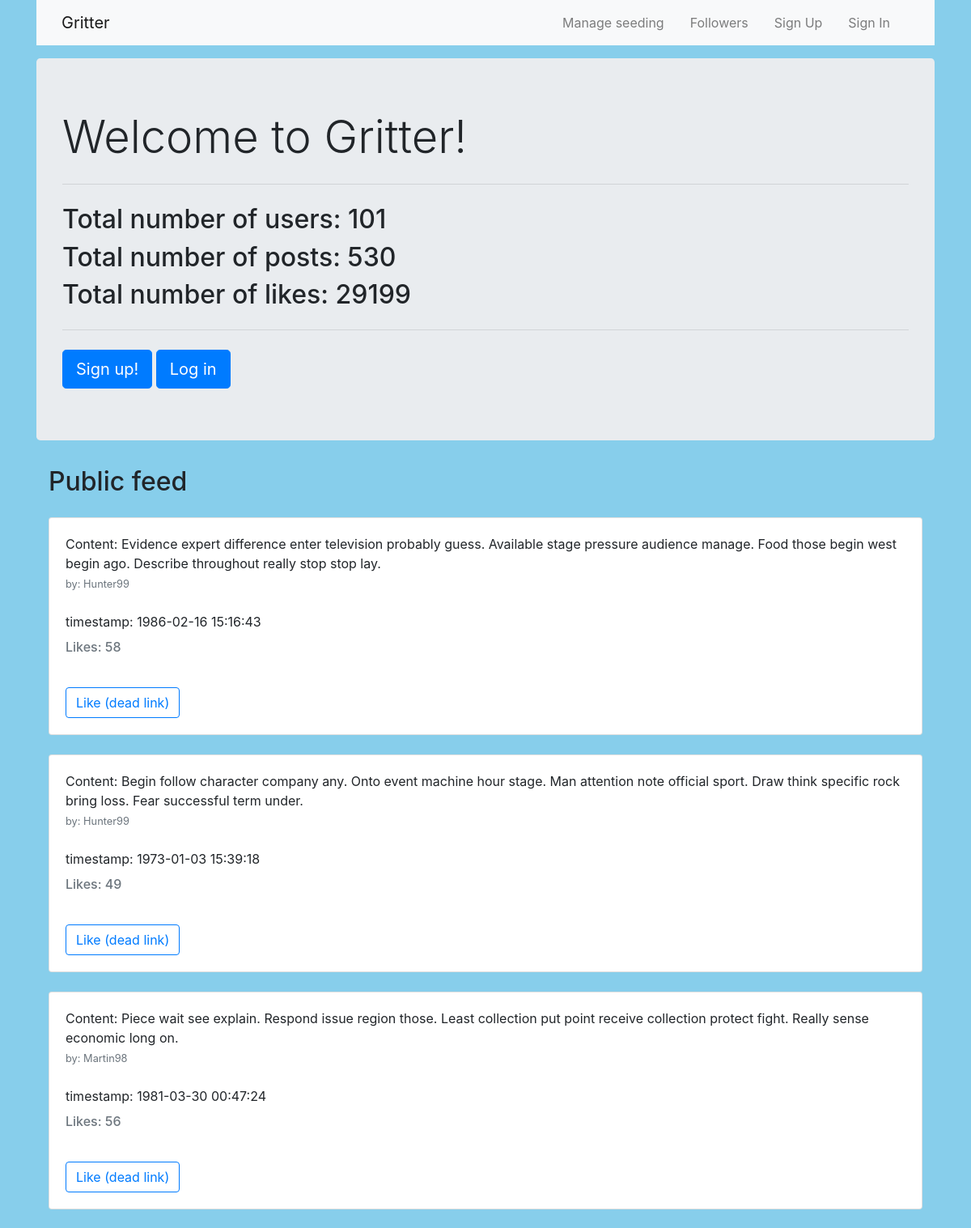
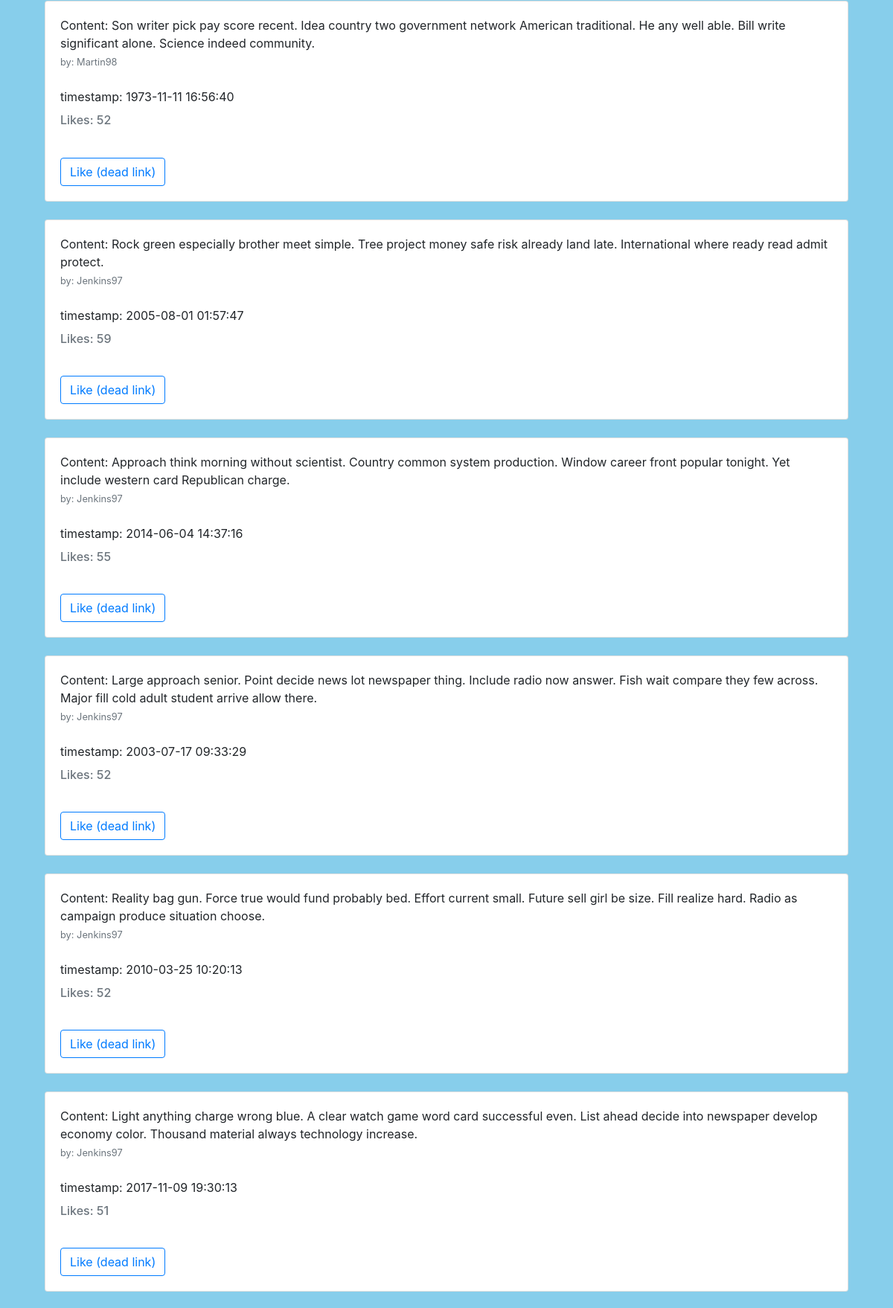
The page / (upper part) on the database its author committed (2 pictures, top to bottom).
### project/models.py (models this page shows, shortened)
class User(UserMixin, db.Model):
    id = db.Column(db.Integer, primary_key=True)
    username = db.Column(db.String(50), unique=True, nullable=False)
    password = db.Column(db.String(128), nullable=False)
    email = db.Column(db.String(100), unique=True, nullable=False)
    posts = db.relationship('Post', backref ='author', lazy='dynamic')
    followed = db.relationship(
        'User', secondary=followers,
        primaryjoin=(followers.c.follower_id == id),
        secondaryjoin=(followers.c.followed_id == id),
        backref=db.backref('followers', lazy='dynamic'), lazy='dynamic')

class Post(db.Model):
    id = db.Column(db.Integer, primary_key=True)
    content = db.Column(db.Text)
    like_count = db.Column(db.Integer, default=0)
    timestamp = db.Column(db.DateTime, index=True, default=datetime.utcnow)
    user_id = db.Column(db.Integer, db.ForeignKey('user.id'))

### project/routes.py (the view)
@app.route('/', methods= ['GET'])
def default():
    context = {}
    num_likes = len(Like.query.all())
    context['num_likes'] = num_likes
    num_posts = len(Post.query.all())
    context['num_posts'] = num_posts
    num_users = len(User.query.all())
    context['num_users'] = num_users
    all_posts = get_all_posts_with_like_counts()
    context['posts'] = all_posts
    return render_template('home.html', context=context)

### project/db_queries.py (called while the page is built)
def get_username_by_id(user_id):
    username = User.query.filter(User.id == user_id).first()
    return username

def get_all_posts_with_like_counts():
    result = []
    posts = Post.query.order_by(Post.id.desc()).all()
    for post in posts:
        post_dict = {}
        post_dict['post'] = post
        user = get_username_by_id(post.user_id)
        if user is None:
            post_dict['author'] = 'user not found'
        else:
            post_dict['author'] = user.username
        num_likes = len(Like.query.filter(Like.post_id == post.id).all())
        post_dict['num_likes'] = num_likes
        result.append(post_dict)
    return result

### project/templates/home.html
{% extends "layout.html" %}
{% block content %}
    <div class="container">
        <div class="jumbotron bg-lt">
            <h1 class="display-4">Welcome to Gritter!</h1>
            <hr class="my-4">
                 {% if context %}
                    <h2>Total number of users: {{ context.num_users }}</h2>
                    <h2>Total number of posts: {{ context.num_posts }}</h2>
                    <h2>Total number of likes: {{ context.num_likes }}</h2>
                {% endif %}
            <hr class="my-4">
            <a class="btn btn-primary btn-lg" href="{{ url_for('signup') }}" role="button">Sign up!</a>
            <a class="btn btn-primary btn-lg" href="{{ url_for('signin') }}" role="button">Log in</a>
        </div>
    <div class="container">
        <h2>Public feed</h2>
        {% for post_dict in context.posts %}
            <div class="card mt-4">
                <div class="card-body">
                    <p class="card-text">
                        Content: {{ post_dict.post.content }}
                        <br>
                        <small class="text-muted">by: {{ post_dict.author }}</small>
                        <br>
                        <br>
                        timestamp: {{ post_dict.post.timestamp }}
                        <br>
                        <h6 class="card-subtitle text-muted">Likes: {{ post_dict.num_likes }} </h6>
                    </p>
                    <br>
                    <a class="btn btn-outline-primary" href="#">Like (dead link)</a>
                </div>
            </div>
        {% endfor %}
    </div>
{% endblock content %}

### project/templates/layout.html (shortened to what this page needs)
<!DOCTYPE html>
<html>
	<head>
    {% block head %}
        <link rel="stylesheet" href="https://cdn.jsdelivr.net/npm/bootstrap@4.5.3/dist/css/bootstrap.min.css">
		<link rel="stylesheet" href="{{ url_for('static', filename='style.css') }}" />
    {% endblock %}
	</head>
	<body text="#2d7051">
        <div class="container">
            <nav class="navbar navbar-expand-md bg-light navbar-light fixed-left">
              <div class="container">
                {% if current_user.is_anonymous  %}
                    <a class="navbar-brand mr-4" href="{{ url_for('home') }}">Gritter</a>
                {% else %}
                    <a class="navbar-brand mr-4" href="{{ url_for('user_home') }}">Gritter</a>
                {% endif %}
                <div class="collapse navbar-collapse" id="navbarToggle">
                  <div class="navbar-nav ml-auto">
                    <a class="nav-item nav-link mr-3 ml-auto" href="{{ url_for('manage_seeding') }}">Manage seeding</a>
                    <a class="nav-item nav-link mr-3 ml-auto" href="{{ url_for('user', username=username) }}">Followers</a>
                    {% if current_user.is_anonymous  %}
                    <a class="nav-item nav-link mr-3 ml-auto" href="{{ url_for('signup') }}">Sign Up</a>
                    <a class="nav-item nav-link mr-3 ml-auto" href="{{ url_for('signin') }}">Sign In</a>
                    {% else %}
                    <a class="nav-item nav-link mr-3 ml-auto" href="{{ url_for('signout') }}">Sign Out</a>
                    {% endif %}
                  </div>
                </div>
              </div>
            </nav>
        </div>
        <div class="container pt-2">
            <div class="container pt-2">
        </div>
        </div>
        {% block content %}
        {% endblock %}
	</body>
</html>

### project/static/styles/style.css (style rules this page uses)
body { background-color: #87CEEB; }

### rows shown on the page
User: post.content "Evidence expert difference enter television probably guess. Available stage pressure audience manage. Food those begin west begin ago. Describe throughout really stop stop lay.", author "Hunter99", post.timestamp "1986-02-16 15:16:43", num_likes "58", post.content "Begin follow character company any. Onto event machine hour stage. Man attention note official sport. Draw think specific rock bring loss. Fear successful term under.", post.timestamp "1973-01-03 15:39:18", num_likes "49"
User: post.content "Piece wait see explain. Respond issue region those. Least collection put point receive collection protect fight. Really sense economic long on.", author "Martin98", post.timestamp "1981-03-30 00:47:24", num_likes "56", post.content "Son writer pick pay score recent. Idea country two government network American traditional. He any well able. Bill write significant alone. Science indeed community.", post.timestamp "1973-11-11 16:56:40", num_likes "52"
User: post.content "Rock green especially brother meet simple. Tree project money safe risk already land late. International where ready read admit protect.", author "Jenkins97", post.timestamp "2005-08-01 01:57:47", num_likes "59", post.content "Approach think morning without scientist. Country common system production. Window career front popular tonight. Yet include western card Republican charge.", post.timestamp "2014-06-04 14:37:16", num_likes "55", post.content "Large approach senior. Point decide news lot newspaper thing. Include radio now answer. Fish wait compare they few across. Major fill cold adult student arrive allow there.", post.timestamp "2003-07-17 09:33:29", num_likes "52", post.content "Reality bag gun. Force true would fund probably bed. Effort current small. Future sell girl be size. Fill realize hard. Radio as campaign produce situation choose.", post.timestamp "2010-03-25 10:20:13", post.content "Light anything charge wrong blue. A clear watch game word card successful even. List ahead decide into newspaper develop economy color. Thousand material always technology increase.", post.timestamp "2017-11-09 19:30:13", num_likes "51"

### other values the page prints
{{ context.num_users }} "101"
{{ context.num_posts }} "530"
{{ context.num_likes }} "29199"
